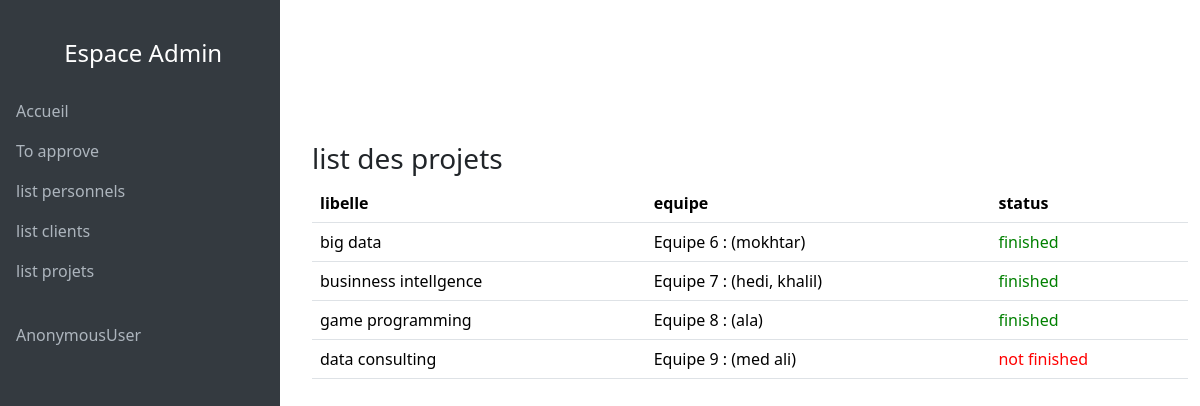
The page /ArtyProd/adminprjlist/ on the database its author committed.
### ArtyProd/models.py (models this page shows, shortened)
class Projet(models.Model):
    status = models.BooleanField(default=False)
    libelle=models.CharField(max_length=255)
    description=models.CharField(max_length=255)
    date_debut=models.DateField()
    date_fin=models.DateField()
    acheve=models.BooleanField(default=False)
    services=models.ForeignKey(Service,on_delete=models.CASCADE)
    equipe=models.OneToOneField(Equipe,on_delete=models.CASCADE,default=None)
    avisp=models.DecimalField(default=0,decimal_places=0,max_digits=999)
    avisn=models.DecimalField(default=0,decimal_places=0,max_digits=999)

class Equipe(models.Model):
    personnels=models.ManyToManyField(Personnel)
    def __str__(self):
        personnel_list = ", ".join(personnel.nom for personnel in self.personnels.all())
        i=self.id
        return f"Equipe {i} : ({personnel_list})"

class Personnel(models.Model):
    user = models.OneToOneField(CustomUser, on_delete=models.CASCADE,default=None)
    nom=models.CharField(max_length=255)
    fichier_CV=models.FileField(upload_to='uploads/',max_length=255,default=None)
    fichier_photo=models.ImageField(upload_to='media/',max_length=255,default=None)
    lien_linkedln=models.CharField(max_length=255,default="")

### ArtyProd/views.py (the view)
# urls.py: path('adminprjlist/',views.adminprjlist,name="adminprjlist"),
def adminprjlist(request):
    list=Projet.objects.filter(status=True)
    return render( request,'admin/adminprjlist.html',{'list':list})

### ArtyProd/templates/admin/adminprjlist.html
{% extends 'admin/admin_panel.html' %}
{% load static %}
{% block content %}
<h3>list des projets</h3>
<table class="table table-hover">
    <thead>
        <tr>
          <th scope="col">libelle </th>
          <th scope="col">equipe</th>
          <th scope="col">status</th>
        </tr>
      </thead>
      <tbody>
        {% for fr in list %}
        <tr>
          <td>{{fr.libelle}} </td>
          <td>{{fr.equipe}}</td>
          {% if fr.acheve  %}
          <td style="color:red;">not finished</td>
          {% else %}
          <td style="color:green;">finished</td>
          {% endif %}
        </tr>
        {% endfor %}
      </tbody>
</table>
{% endblock %}

### rows shown on the page
Projet: libelle "big data", equipe "Equipe 6 : (mokhtar)", acheve "finished"
Projet: libelle "businness intellgence", equipe "Equipe 7 : (hedi, khalil)", acheve "finished"
Projet: libelle "game programming", equipe "Equipe 8 : (ala)", acheve "finished"
Projet: libelle "data consulting", equipe "Equipe 9 : (med ali)", acheve "not finished"

### other values the page prints
{{ user }} "AnonymousUser"
